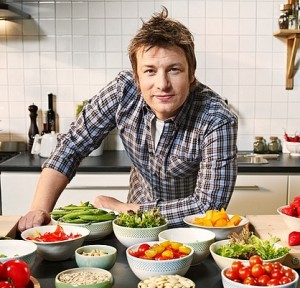
#> input picture resource/jamie.jpg, 300 x 288 px
$ python simple_canny.py
#> lines starting #> are read from the running program, lines starting #| are printed output that depends on the picture
# -*- coding: utf-8 -*-
"""
Created on Tue Jun 02 21:31:17 2015
This is the basic Canny Edge Detection code supplied by the
original OpenCV-Python Tutorials.
@author: Johnny
"""

import cv2
from matplotlib import pyplot as plt

img = cv2.imread('resource/jamie.jpg', 0)
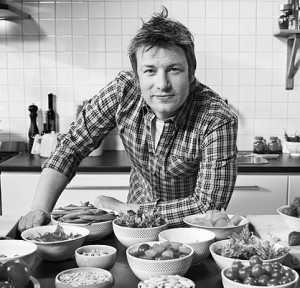
#> img: shape (288, 300); min 0, max 255, mean 156.8
edges = cv2.Canny(img, 100, 200)
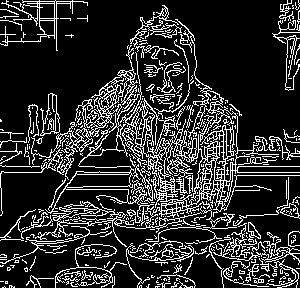
#> edges: shape (288, 300); 18.4% white in thin lines or dots

plt.subplot(121), plt.imshow(img, cmap='gray')
plt.title('Original Image'), plt.xticks([]), plt.yticks([])
plt.subplot(122), plt.imshow(edges, cmap='gray')
plt.title('Edge Image'), plt.xticks([]), plt.yticks([])

plt.show()
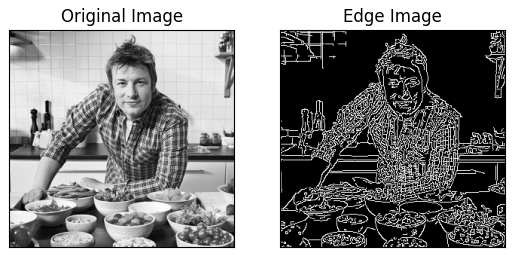
#> figure drawn by matplotlib, 2 panels
